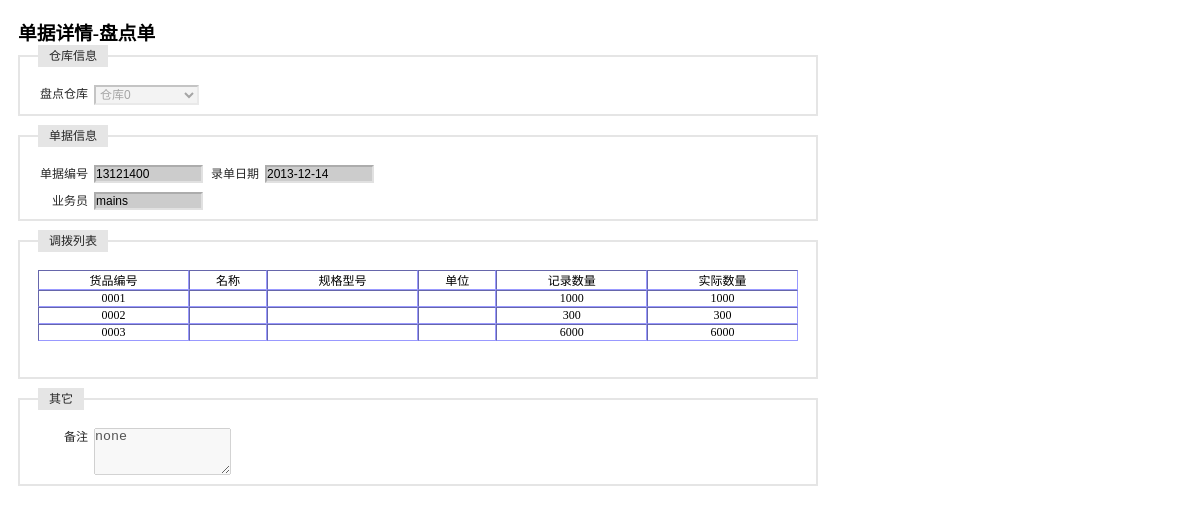
The page /receipt_check/receipt_show_check.php?id=13121400 (signed in) on the database its author committed.
### tables this page shows
CREATE TABLE `table_warehouse` (
  `id` varchar(4) NOT NULL,
  `name` varchar(10) NOT NULL,
  `fuzeren` varchar(10) default NULL,
  `phone` varchar(8) default NULL,
  `address` varchar(50) default NULL,
  `remark` varchar(50) default NULL,
  PRIMARY KEY  (`id`,`name`)
);

CREATE TABLE `test_check` (
  `id` varchar(8) NOT NULL,
  `date` varchar(10) default NULL,
  `yewuyuan` varchar(10) default NULL,
  `warehouse` varchar(4) default NULL,
  `remark` varchar(100) default NULL,
  `itemstring` varchar(200) default NULL,
  PRIMARY KEY  (`id`)
);

### receipt_check/receipt_show_check.php (the view, shortened to what this page needs)
<?php
    $id = $_GET[id];
    $query = "select * from test_check where id = '$id'";
    $result = mysql_query($query);
    $RS = mysql_fetch_array($result);
    $date = $RS[date];
    $yewuyuan = $RS[yewuyuan];
    $itemstr = $RS[itemstring];
    $remark = $RS[remark];
    $query = "select name from table_warehouse where id = '$RS[warehouse]'";
    $result_warehouse = mysql_query($query);
    $RS2 = mysql_fetch_array($result_warehouse);
    $warehouse = $RS2[name];
?>
<!DOCTYPE html PUBLIC "-//W3C//DTD XHTML 1.0 Transitional//EN" "http://www.w3.org/TR/xhtml1/DTD/xhtml1-transitional.dtd">
<html xmlns="http://www.w3.org/1999/xhtml">
<head>
</head>
<link rel="stylesheet" type="text/css" href="../css/iframe.css" media="screen" />
<body style="width:800px">
<form id="item_in" name="item_in" method="post" action="../receipt_inout/receipt_in_bg.php" onsubmit=" return checkForm()">
  <h3>单据详情-盘点单</h3>
  <fieldset>
  <legend>仓库信息</legend>
  <label>盘点仓库</label>
  <select name="company" id="company" disabled>
    <?php echo "<option value='$RS[warehouse]'>$warehouse</option>";?>
  </select>
  </fieldset>
  <fieldset>
  <legend>单据信息</legend>
  <label>单据编号</label>
  <input id="id" name="id" type="text" value="<?php echo $id;?>" style="background-color:#CCCCCC" readonly/>
  <label>录单日期</label>
  <input name="date" id="date" type="text" value="<?php echo $date;?>" style="background-color:#CCCCCC" readonly/>
  <p>&nbsp;</p>
  <label>业务员</label>
  <input id="yewuyuan" name="yewuyuan" type="text" value="<?php echo $yewuyuan;?>" style="background-color:#CCCCCC" readonly/>
  </fieldset>
  <fieldset>
  <legend>调拨列表</legend>
  <table id="item_list" border="1" width="100%" cellspacing="0" cellpadding="5" style="font-size:12px; border:thin; border-color:#9999FF ">
    <tr align="center">
      <td>货品编号</td>
      <td>名称</td>
      <td>规格型号</td>
      <td>单位</td>
      <td>记录数量</td>
      <td>实际数量</td>
    </tr>
    <?php
        $item_list = explode('|',$itemstr);
        foreach($item_list as $str){
            echo '<tr align="center">';
            $item_info = explode('+',$str);
            $item_id = $item_info[0];
            $item_num = $item_info[1];
            $item_num2 = $item_info[2];
            echo "<td>$item_id</td>";
            echo "<td></td>";
            echo "<td></td>";
            echo "<td></td>";
            echo "<td>$item_num</td>";
            echo "<td>$item_num2</td>";
            echo '</tr>';
        }
    ?>
  </table>
  <p>&nbsp;</p>
  </fieldset>
  <fieldset>
  <legend>其它</legend>
  <label>备注</label>
  <textarea name="remark" cols="15" rows="3" disabled><?php echo $remark;?></textarea>
  </fieldset>
</form>
</body>
</html>

### css/iframe.css (style rules this page uses)
* { margin: 0; padding: 0; }
body { background: #FFF; padding: 18px; }
form fieldset { border: #E5E5E5 2px solid; clear: both; margin-bottom: 9px; overflow: hidden; padding: 9px 18px; }
form input, form select { border-color: #ACACAC #E1E1E1 #E1E1E1 #ACACAC; border-style: solid; border-width: 2px; float: left; font-size:12px; margin-right: 6px; width: 105px; }
form label { color: #262626; font: normal 12px/18px Arial, sans-serif; float: left; margin-right: 6px; text-align: right; width: 50px; }
form legend { background: #E5E5E5; color: #262626; font: normal 12px/18px Arial, sans-serif; margin-bottom: 9px; padding: 2px 11px; }
p { color: #666; font: normal 12px/18px Arial, sans-serif; margin-bottom: 9px; }

### rows shown on the page
table_warehouse: company "仓库0"
test_check: date "2013-12-14", yewuyuan "mains", itemstring "0001", itemstring "1000", itemstring "0002", itemstring "300", itemstring "0003", itemstring "6000", remark "none"
